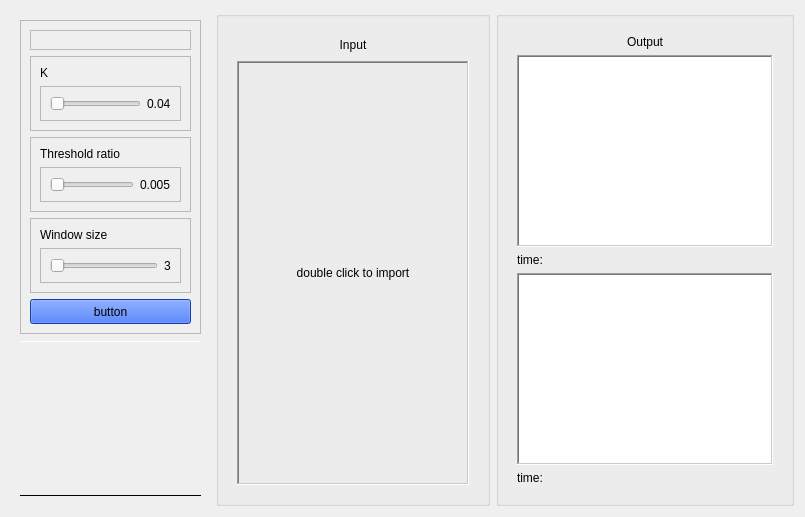
      <widget class="QWidget" name="tab_2">
       <attribute name="title">
        <string>Harris</string>
       </attribute>
       <layout class="QHBoxLayout" name="horizontalLayout_7">
        <item>
         <widget class="QWidget" name="widget_5" native="true">
          <property name="maximumSize">
           <size>
            <width>300</width>
            <height>16777215</height>
           </size>
          </property>
          <property name="styleSheet">
           <string notr="true">#widget_4{
border: 2px solid white;
border-radius: 5px;
}</string>
          </property>
          <layout class="QVBoxLayout" name="verticalLayout_6">
           <item>
            <widget class="QFrame" name="frame_4">
             <property name="sizePolicy">
              <sizepolicy hsizetype="Preferred" vsizetype="Preferred">
               <horstretch>0</horstretch>
               <verstretch>0</verstretch>
              </sizepolicy>
             </property>
             <property name="frameShape">
              <enum>QFrame::StyledPanel</enum>
             </property>
             <property name="frameShadow">
              <enum>QFrame::Raised</enum>
             </property>
             <layout class="QVBoxLayout" name="verticalLayout_8">
              <item>
               <widget class="QFrame" name="frame_15">
                <property name="frameShape">
                 <enum>QFrame::StyledPanel</enum>
                </property>
                <property name="frameShadow">
                 <enum>QFrame::Raised</enum>
                </property>
                <layout class="QHBoxLayout" name="horizontalLayout_5"/>
               </widget>
              </item>
              <item>
               <widget class="QFrame" name="frame_13">
                <property name="frameShape">
                 <enum>QFrame::StyledPanel</enum>
                </property>
                <property name="frameShadow">
                 <enum>QFrame::Raised</enum>
                </property>
                <layout class="QVBoxLayout" name="verticalLayout_13">
                 <item>
                  <widget class="QLabel" name="label_8">
                   <property name="text">
                    <string>K</string>
                   </property>
                  </widget>
                 </item>
                 <item>
                  <widget class="QFrame" name="frame_16">
                   <property name="frameShape">
                    <enum>QFrame::StyledPanel</enum>
                   </property>
                   <property name="frameShadow">
                    <enum>QFrame::Raised</enum>
                   </property>
                   <layout class="QHBoxLayout" name="horizontalLayout_6">
                    <item>
                     <widget class="QSlider" name="k_slider">
                      <property name="minimum">
                       <number>40</number>
                      </property>
                      <property name="maximum">
                       <number>60</number>
                      </property>
                      <property name="value">
                       <number>40</number>
                      </property>
                      <property name="orientation">
                       <enum>Qt::Horizontal</enum>
                      </property>
                     </widget>
                    </item>
                    <item>
                     <widget class="QLabel" name="K_label">
                      <property name="text">
                       <string>0.04</string>
                      </property>
                     </widget>
                    </item>
                   </layout>
                  </widget>
                 </item>
                </layout>
               </widget>
              </item>
              <item>
               <widget class="QFrame" name="frame_17">
                <property name="frameShape">
                 <enum>QFrame::StyledPanel</enum>
                </property>
                <property name="frameShadow">
                 <enum>QFrame::Raised</enum>
                </property>
                <layout class="QVBoxLayout" name="verticalLayout_19">
                 <item>
                  <widget class="QLabel" name="label_11">
                   <property name="text">
                    <string>Threshold ratio</string>
                   </property>
                  </widget>
                 </item>
                 <item>
                  <widget class="QFrame" name="frame_18">
                   <property name="frameShape">
                    <enum>QFrame::StyledPanel</enum>
                   </property>
                   <property name="frameShadow">
                    <enum>QFrame::Raised</enum>
                   </property>
                   <layout class="QHBoxLayout" name="horizontalLayout_8">
                    <item>
                     <widget class="QSlider" name="Harris_threshold_slider">
                      <property name="minimum">
                       <number>5</number>
                      </property>
                      <property name="maximum">
                       <number>50</number>
                      </property>
                      <property name="orientation">
                       <enum>Qt::Horizontal</enum>
                      </property>
                     </widget>
                    </item>
                    <item>
                     <widget class="QLabel" name="Harris_threshold_label">
                      <property name="text">
                       <string>0.005</string>
                      </property>
                     </widget>
                    </item>
                   </layout>
                  </widget>
                 </item>
                </layout>
               </widget>
              </item>
              <item>
               <widget class="QFrame" name="frame_19">
                <property name="frameShape">
                 <enum>QFrame::StyledPanel</enum>
                </property>
                <property name="frameShadow">
                 <enum>QFrame::Raised</enum>
                </property>
                <layout class="QVBoxLayout" name="verticalLayout_20">
                 <item>
                  <widget class="QLabel" name="label">
                   <property name="text">
                    <string>Window size</string>
                   </property>
                  </widget>
                 </item>
                 <item>
                  <widget class="QFrame" name="frame_20">
                   <property name="frameShape">
                    <enum>QFrame::StyledPanel</enum>
                   </property>
                   <property name="frameShadow">
                    <enum>QFrame::Raised</enum>
                   </property>
                   <layout class="QHBoxLayout" name="horizontalLayout_9">
                    <item>
                     <widget class="QSlider" name="Window_size_slider">
                      <property name="minimum">
                       <number>3</number>
                      </property>
                      <property name="maximum">
                       <number>9</number>
                      </property>
                      <property name="singleStep">
                       <number>2</number>
                      </property>
                      <property name="orientation">
                       <enum>Qt::Horizontal</enum>
                      </property>
                     </widget>
                    </item>
                    <item>
                     <widget class="QLabel" name="Window_size_label">
                      <property name="text">
                       <string>3</string>
                      </property>
                     </widget>
                    </item>
                   </layout>
                  </widget>
                 </item>
                </layout>
               </widget>
              </item>
              <item>
               <widget class="QPushButton" name="button_2">
                <property name="minimumSize">
                 <size>
                  <width>0</width>
                  <height>25</height>
                 </size>
                </property>
                <property name="styleSheet">
                 <string notr="true">background-color: rgb(31, 87, 231);
border-color: rgb(0, 0, 127);</string>
                </property>
                <property name="text">
                 <string>button</string>
                </property>
               </widget>
              </item>
             </layout>
            </widget>
           </item>
           <item>
            <widget class="Line" name="line_3">
             <property name="palette">
              <palette>
               <active>
                <colorrole role="WindowText">
                 <brush brushstyle="SolidPattern">
                  <color alpha="255">
                   <red>255</red>
                   <green>255</green>
                   <blue>255</blue>
                  </color>
                 </brush>
                </colorrole>
                <colorrole role="Button">
                 <brush brushstyle="SolidPattern">
                  <color alpha="255">
                   <red>15</red>
                   <green>14</green>
                   <blue>19</blue>
                  </color>
                 </brush>
                </colorrole>
                <colorrole role="Light">
                 <brush brushstyle="SolidPattern">
                  <color alpha="255">
                   <red>255</red>
                   <green>255</green>
                   <blue>255</blue>
                  </color>
                 </brush>
                </colorrole>
                <colorrole role="Midlight">
                 <brush brushstyle="SolidPattern">
                  <color alpha="255">
                   <red>255</red>
                   <green>255</green>
                   <blue>255</blue>
                  </color>
                 </brush>
                </colorrole>
                <colorrole role="Dark">
                 <brush brushstyle="SolidPattern">
                  <color alpha="255">
                   <red>127</red>
                   <green>127</green>
                   <blue>127</blue>
                  </color>
                 </brush>
                </colorrole>
                <colorrole role="Mid">
                 <brush brushstyle="SolidPattern">
                  <color alpha="255">
                   <red>170</red>
                   <green>170</green>
                   <blue>170</blue>
                  </color>
                 </brush>
                </colorrole>
                <colorrole role="Text">
                 <brush brushstyle="SolidPattern">
                  <color alpha="255">
                   <red>255</red>
                   <green>255</green>
                   <blue>255</blue>
                  </color>
                 </brush>
                </colorrole>
                <colorrole role="BrightText">
                 <brush brushstyle="SolidPattern">
                  <color alpha="255">
                   <red>255</red>
                   <green>255</green>
                   <blue>255</blue>
                  </color>
                 </brush>
                </colorrole>
                <colorrole role="ButtonText">
                 <brush brushstyle="SolidPattern">
                  <color alpha="255">
                   <red>255</red>
                   <green>255</green>
                   <blue>255</blue>
                  </color>
                 </brush>
                </colorrole>
                <colorrole role="Base">
                 <brush brushstyle="SolidPattern">
                  <color alpha="255">
                   <red>15</red>
                   <green>14</green>
                   <blue>19</blue>
                  </color>
                 </brush>
                </colorrole>
                <colorrole role="Window">
                 <brush brushstyle="SolidPattern">
                  <color alpha="255">
                   <red>15</red>
                   <green>14</green>
                   <blue>19</blue>
                  </color>
                 </brush>
                </colorrole>
                <colorrole role="Shadow">
                 <brush brushstyle="SolidPattern">
                  <color alpha="255">
                   <red>0</red>
                   <green>0</green>
                   <blue>0</blue>
                  </color>
                 </brush>
                </colorrole>
                <colorrole role="AlternateBase">
                 <brush brushstyle="SolidPattern">
                  <color alpha="255">
                   <red>255</red>
                   <green>255</green>
                   <blue>255</blue>
                  </color>
                 </brush>
                </colorrole>
                <colorrole role="ToolTipBase">
                 <brush brushstyle="SolidPattern">
                  <color alpha="255">
                   <red>255</red>
                   <green>255</green>
                   <blue>220</blue>
                  </color>
                 </brush>
                </colorrole>
                <colorrole role="ToolTipText">
                 <brush brushstyle="SolidPattern">
                  <color alpha="255">
                   <red>0</red>
                   <green>0</green>
                   <blue>0</blue>
                  </color>
                 </brush>
                </colorrole>
                <colorrole role="PlaceholderText">
                 <brush brushstyle="SolidPattern">
                  <color alpha="128">
                   <red>0</red>
                   <green>0</green>
                   <blue>0</blue>
                  </color>
                 </brush>
                </colorrole>
               </active>
               <inactive>
                <colorrole role="WindowText">
                 <brush brushstyle="SolidPattern">
                  <color alpha="255">
                   <red>255</red>
                   <green>255</green>
                   <blue>255</blue>
                  </color>
                 </brush>
                </colorrole>
                <colorrole role="Button">
                 <brush brushstyle="SolidPattern">
                  <color alpha="255">
                   <red>15</red>
                   <green>14</green>
                   <blue>19</blue>
                  </color>
                 </brush>
                </colorrole>
                <colorrole role="Light">
                 <brush brushstyle="SolidPattern">
                  <color alpha="255">
                   <red>255</red>
                   <green>255</green>
                   <blue>255</blue>
                  </color>
                 </brush>
                </colorrole>
                <colorrole role="Midlight">
                 <brush brushstyle="SolidPattern">
                  <color alpha="255">
                   <red>255</red>
                   <green>255</green>
                   <blue>255</blue>
                  </color>
                 </brush>
                </colorrole>
                <colorrole role="Dark">
                 <brush brushstyle="SolidPattern">
                  <color alpha="255">
                   <red>127</red>
                   <green>127</green>
                   <blue>127</blue>
                  </color>
                 </brush>
                </colorrole>
                <colorrole role="Mid">
                 <brush brushstyle="SolidPattern">
                  <color alpha="255">
                   <red>170</red>
                   <green>170</green>
                   <blue>170</blue>
                  </color>
                 </brush>
                </colorrole>
                <colorrole role="Text">
                 <brush brushstyle="SolidPattern">
                  <color alpha="255">
                   <red>255</red>
                   <green>255</green>
                   <blue>255</blue>
                  </color>
                 </brush>
                </colorrole>
                <colorrole role="BrightText">
                 <brush brushstyle="SolidPattern">
                  <color alpha="255">
                   <red>255</red>
                   <green>255</green>
                   <blue>255</blue>
                  </color>
                 </brush>
                </colorrole>
                <colorrole role="ButtonText">
                 <brush brushstyle="SolidPattern">
                  <color alpha="255">
                   <red>255</red>
                   <green>255</green>
                   <blue>255</blue>
                  </color>
                 </brush>
                </colorrole>
                <colorrole role="Base">
                 <brush brushstyle="SolidPattern">
                  <color alpha="255">
                   <red>15</red>
                   <green>14</green>
                   <blue>19</blue>
                  </color>
                 </brush>
                </colorrole>
                <colorrole role="Window">
                 <brush brushstyle="SolidPattern">
                  <color alpha="255">
                   <red>15</red>
                   <green>14</green>
                   <blue>19</blue>
                  </color>
                 </brush>
                </colorrole>
                <colorrole role="Shadow">
                 <brush brushstyle="SolidPattern">
                  <color alpha="255">
                   <red>0</red>
                   <green>0</green>
                   <blue>0</blue>
                  </color>
                 </brush>
                </colorrole>
                <colorrole role="AlternateBase">
                 <brush brushstyle="SolidPattern">
                  <color alpha="255">
                   <red>255</red>
                   <green>255</green>
                   <blue>255</blue>
                  </color>
                 </brush>
                </colorrole>
                <colorrole role="ToolTipBase">
                 <brush brushstyle="SolidPattern">
                  <color alpha="255">
                   <red>255</red>
                   <green>255</green>
                   <blue>220</blue>
                  </color>
                 </brush>
                </colorrole>
                <colorrole role="ToolTipText">
                 <brush brushstyle="SolidPattern">
                  <color alpha="255">
                   <red>0</red>
                   <green>0</green>
                   <blue>0</blue>
                  </color>
                 </brush>
                </colorrole>
                <colorrole role="PlaceholderText">
                 <brush brushstyle="SolidPattern">
                  <color alpha="128">
                   <red>0</red>
                   <green>0</green>
                   <blue>0</blue>
                  </color>
                 </brush>
                </colorrole>
               </inactive>
               <disabled>
                <colorrole role="WindowText">
                 <brush brushstyle="SolidPattern">
                  <color alpha="255">
                   <red>255</red>
                   <green>255</green>
                   <blue>255</blue>
                  </color>
                 </brush>
                </colorrole>
                <colorrole role="Button">
                 <brush brushstyle="SolidPattern">
                  <color alpha="255">
                   <red>15</red>
                   <green>14</green>
                   <blue>19</blue>
                  </color>
                 </brush>
                </colorrole>
                <colorrole role="Light">
                 <brush brushstyle="SolidPattern">
                  <color alpha="255">
                   <red>255</red>
                   <green>255</green>
                   <blue>255</blue>
                  </color>
                 </brush>
                </colorrole>
                <colorrole role="Midlight">
                 <brush brushstyle="SolidPattern">
                  <color alpha="255">
                   <red>255</red>
                   <green>255</green>
                   <blue>255</blue>
                  </color>
                 </brush>
                </colorrole>
                <colorrole role="Dark">
                 <brush brushstyle="SolidPattern">
                  <color alpha="255">
                   <red>127</red>
                   <green>127</green>
                   <blue>127</blue>
                  </color>
                 </brush>
                </colorrole>
                <colorrole role="Mid">
                 <brush brushstyle="SolidPattern">
                  <color alpha="255">
                   <red>170</red>
                   <green>170</green>
                   <blue>170</blue>
                  </color>
                 </brush>
                </colorrole>
                <colorrole role="Text">
                 <brush brushstyle="SolidPattern">
                  <color alpha="255">
                   <red>255</red>
                   <green>255</green>
                   <blue>255</blue>
                  </color>
                 </brush>
                </colorrole>
                <colorrole role="BrightText">
                 <brush brushstyle="SolidPattern">
                  <color alpha="255">
                   <red>255</red>
                   <green>255</green>
                   <blue>255</blue>
                  </color>
                 </brush>
                </colorrole>
                <colorrole role="ButtonText">
                 <brush brushstyle="SolidPattern">
                  <color alpha="255">
                   <red>255</red>
                   <green>255</green>
                   <blue>255</blue>
                  </color>
                 </brush>
                </colorrole>
                <colorrole role="Base">
                 <brush brushstyle="SolidPattern">
                  <color alpha="255">
                   <red>15</red>
                   <green>14</green>
                   <blue>19</blue>
                  </color>
                 </brush>
                </colorrole>
                <colorrole role="Window">
                 <brush brushstyle="SolidPattern">
                  <color alpha="255">
                   <red>15</red>
                   <green>14</green>
                   <blue>19</blue>
                  </color>
                 </brush>
                </colorrole>
                <colorrole role="Shadow">
                 <brush brushstyle="SolidPattern">
                  <color alpha="255">
                   <red>0</red>
                   <green>0</green>
                   <blue>0</blue>
                  </color>
                 </brush>
                </colorrole>
                <colorrole role="AlternateBase">
                 <brush brushstyle="SolidPattern">
                  <color alpha="255">
                   <red>255</red>
                   <green>255</green>
                   <blue>255</blue>
                  </color>
                 </brush>
                </colorrole>
                <colorrole role="ToolTipBase">
                 <brush brushstyle="SolidPattern">
                  <color alpha="255">
                   <red>255</red>
                   <green>255</green>
                   <blue>220</blue>
                  </color>
                 </brush>
                </colorrole>
                <colorrole role="ToolTipText">
                 <brush brushstyle="SolidPattern">
                  <color alpha="255">
                   <red>0</red>
                   <green>0</green>
                   <blue>0</blue>
                  </color>
                 </brush>
                </colorrole>
                <colorrole role="PlaceholderText">
                 <brush brushstyle="SolidPattern">
                  <color alpha="128">
                   <red>0</red>
                   <green>0</green>
                   <blue>0</blue>
                  </color>
                 </brush>
                </colorrole>
               </disabled>
              </palette>
             </property>
             <property name="styleSheet">
              <string notr="true">color: rgb(255, 255, 255);</string>
             </property>
             <property name="frameShadow">
              <enum>QFrame::Plain</enum>
             </property>
             <property name="lineWidth">
              <number>1</number>
             </property>
             <property name="orientation">
              <enum>Qt::Horizontal</enum>
             </property>
            </widget>
           </item>
           <item>
            <spacer name="verticalSpacer_2">
             <property name="orientation">
              <enum>Qt::Vertical</enum>
             </property>
             <property name="sizeHint" stdset="0">
              <size>
               <width>20</width>
               <height>40</height>
              </size>
             </property>
            </spacer>
           </item>
           <item>
            <widget class="Line" name="line_4">
             <property name="frameShadow">
              <enum>QFrame::Plain</enum>
             </property>
             <property name="orientation">
              <enum>Qt::Horizontal</enum>
             </property>
            </widget>
           </item>
          </layout>
         </widget>
        </item>
        <item>
         <widget class="QGroupBox" name="groupBox_5">
          <property name="title">
           <string/>
          </property>
          <layout class="QGridLayout" name="gridLayout_24">
           <item row="1" column="0">
            <layout class="QVBoxLayout" name="verticalLayout_9">
             <property name="spacing">
              <number>0</number>
             </property>
             <item>
              <layout class="QVBoxLayout" name="verticalLayout_14">
               <item>
                <widget class="QGroupBox" name="groupBox_6">
                 <property name="minimumSize">
                  <size>
                   <width>250</width>
                   <height>0</height>
                  </size>
                 </property>
                 <property name="styleSheet">
                  <string notr="true">QGroupBox {
    border: none; /* or border: 0; */
}

QGroupBox::title {
    subcontrol-origin: margin;
    subcontrol-position: top left;
    padding: 0 5px; /* Optional padding for the title */
}

</string>
                 </property>
                 <property name="title">
                  <string/>
                 </property>
                 <layout class="QVBoxLayout" name="verticalLayout_15">
                  <item>
                   <widget class="QLabel" name="label_9">
                    <property name="maximumSize">
                     <size>
                      <width>16777215</width>
                      <height>20</height>
                     </size>
                    </property>
                    <property name="text">
                     <string>Input</string>
                    </property>
                    <property name="alignment">
                     <set>Qt::AlignCenter</set>
                    </property>
                   </widget>
                  </item>
                  <item>
                   <widget class="QLabel" name="Harris_input_img">
                    <property name="sizePolicy">
                     <sizepolicy hsizetype="Preferred" vsizetype="Preferred">
                      <horstretch>0</horstretch>
                      <verstretch>0</verstretch>
                     </sizepolicy>
                    </property>
                    <property name="minimumSize">
                     <size>
                      <width>0</width>
                      <height>0</height>
                     </size>
                    </property>
                    <property name="maximumSize">
                     <size>
                      <width>16777215</width>
                      <height>16777215</height>
                     </size>
                    </property>
                    <property name="frameShape">
                     <enum>QFrame::WinPanel</enum>
                    </property>
                    <property name="frameShadow">
                     <enum>QFrame::Sunken</enum>
                    </property>
                    <property name="text">
                     <string>double click to import</string>
                    </property>
                    <property name="scaledContents">
                     <bool>true</bool>
                    </property>
                    <property name="alignment">
                     <set>Qt::AlignCenter</set>
                    </property>
                   </widget>
                  </item>
                 </layout>
                </widget>
               </item>
              </layout>
             </item>
            </layout>
           </item>
          </layout>
         </widget>
        </item>
        <item>
         <widget class="QGroupBox" name="groupBox_7">
          <property name="title">
           <string/>
          </property>
          <layout class="QGridLayout" name="gridLayout_25">
           <item row="1" column="0">
            <layout class="QVBoxLayout" name="verticalLayout_16">
             <property name="spacing">
              <number>0</number>
             </property>
             <item>
              <layout class="QVBoxLayout" name="verticalLayout_17">
               <item>
                <widget class="QGroupBox" name="groupBox_8">
                 <property name="minimumSize">
                  <size>
                   <width>250</width>
                   <height>0</height>
                  </size>
                 </property>
                 <property name="styleSheet">
                  <string notr="true">QGroupBox {
    border: none; /* or border: 0; */
}

QGroupBox::title {
    subcontrol-origin: margin;
    subcontrol-position: top left;
    padding: 0 5px; /* Optional padding for the title */
}

</string>
                 </property>
                 <property name="title">
                  <string/>
                 </property>
                 <layout class="QVBoxLayout" name="verticalLayout_18">
                  <item>
                   <widget class="QLabel" name="label_10">
                    <property name="maximumSize">
                     <size>
                      <width>16777215</width>
                      <height>20</height>
                     </size>
                    </property>
                    <property name="text">
                     <string>Output</string>
                    </property>
                    <property name="alignment">
                     <set>Qt::AlignCenter</set>
                    </property>
                   </widget>
                  </item>
                  <item>
                   <widget class="QGraphicsView" name="Harris_output_img1_GV">
                    <property name="sizePolicy">
                     <sizepolicy hsizetype="Preferred" vsizetype="Preferred">
                      <horstretch>0</horstretch>
                      <verstretch>0</verstretch>
                     </sizepolicy>
                    </property>
                    <property name="frameShape">
                     <enum>QFrame::WinPanel</enum>
                    </property>
                    <property name="frameShadow">
                     <enum>QFrame::Sunken</enum>
                    </property>
                   </widget>
                  </item>
                  <item>
                   <widget class="QLabel" name="Harris_input_label">
                    <property name="sizePolicy">
                     <sizepolicy hsizetype="Preferred" vsizetype="Maximum">
                      <horstretch>0</horstretch>
                      <verstretch>0</verstretch>
                     </sizepolicy>
                    </property>
                    <property name="text">
                     <string>time: </string>
                    </property>
                   </widget>
                  </item>
                  <item>
                   <widget class="QGraphicsView" name="Harris_output_img2_GV">
                    <property name="sizePolicy">
                     <sizepolicy hsizetype="Preferred" vsizetype="Preferred">
                      <horstretch>0</horstretch>
                      <verstretch>0</verstretch>
                     </sizepolicy>
                    </property>
                    <property name="frameShape">
                     <enum>QFrame::WinPanel</enum>
                    </property>
                   </widget>
                  </item>
                  <item>
                   <widget class="QLabel" name="Harris_outpu_label">
                    <property name="sizePolicy">
                     <sizepolicy hsizetype="Preferred" vsizetype="Maximum">
                      <horstretch>0</horstretch>
                      <verstretch>0</verstretch>
                     </sizepolicy>
                    </property>
                    <property name="text">
                     <string>time:</string>
                    </property>
                   </widget>
                  </item>
                 </layout>
                </widget>
               </item>
              </layout>
             </item>
            </layout>
           </item>
          </layout>
         </widget>
        </item>
       </layout>
      </widget>
